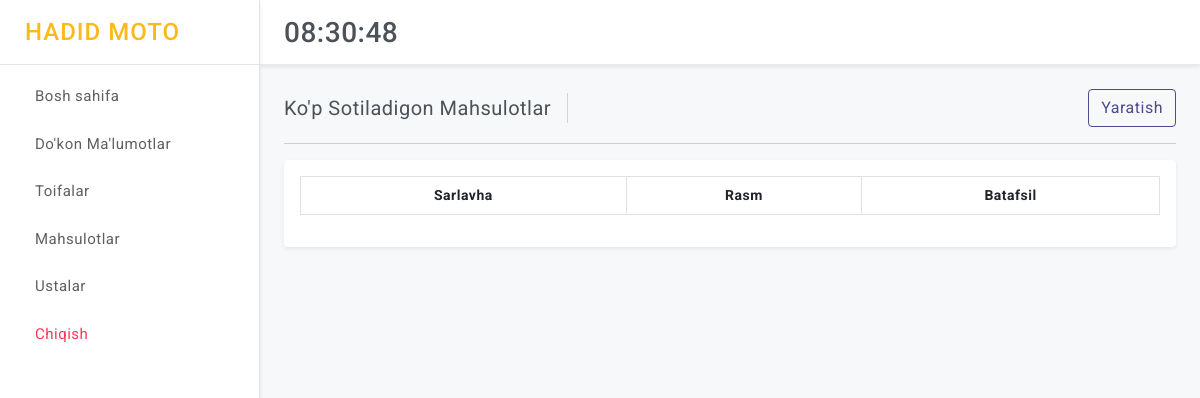
/sklad/popularcategories/ (signed in), run on an earlier commit of the app's database.
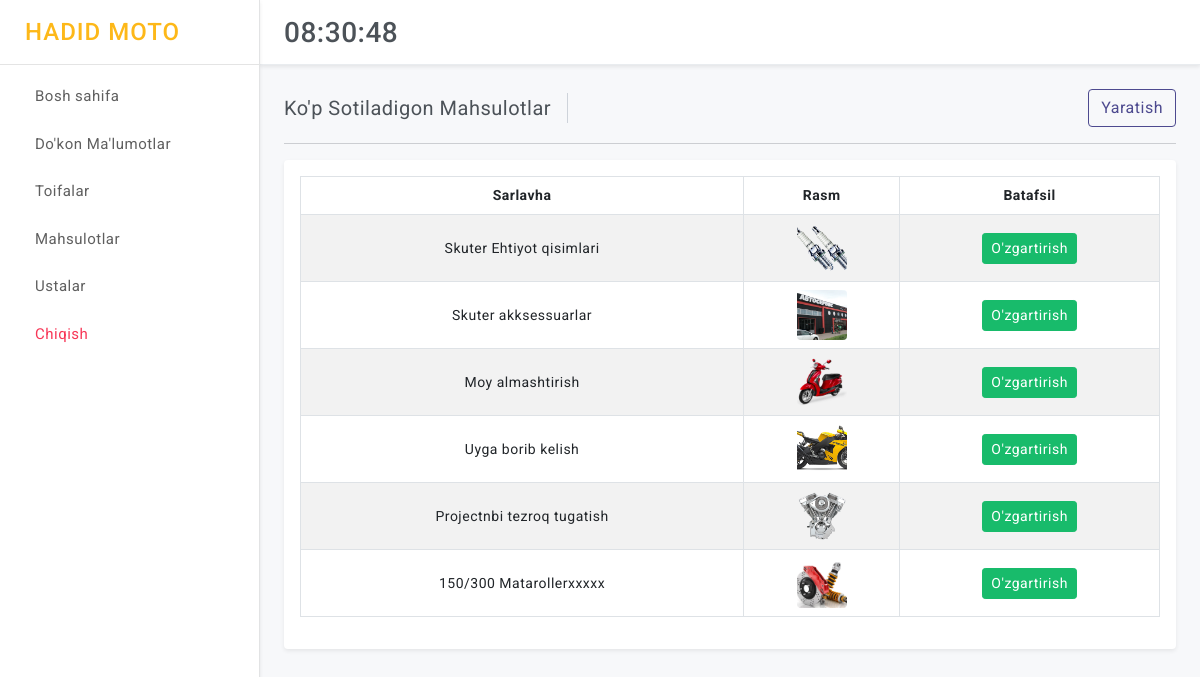
And on a later commit of the database.
### control/models.py (models this page shows, shortened)
class PopularCategory(models.Model):
    category = models.ForeignKey(Category, on_delete=models.CASCADE)
    image = ResizedImageField(size=[300, 300], quality=100, upload_to="popular_category/")

class Category(models.Model):
    title = models.CharField(max_length=250)
    priority = models.IntegerField(default=0)
    slug = models.CharField(max_length=250, default="")
    nav = models.BooleanField(default=False) # False bosa popular emas True bo'lsa popular
    available = models.BooleanField(default=True) # False bosa o'chgan
    is_active = models.BooleanField(default=True) # False bosa bloklangan
    class Meta:
        ordering = ('-priority',)

### control/views.py (the view)
# urls.py: path("popularcategories/", views.control_popularcategories_all, name="control_popularcategories_all"),
@login_required(login_url='login')
def control_popularcategories_all(request):
    popularcategories = PopularCategory.objects.all()
    categories = Category.objects.filter(available=True, is_active=True)
    context = {
        "base": base_context(request=request),
        "popularcategories":popularcategories
    }
    return render(request, "control/popularcategories/all.html", context)

### control/views.py (called while the page is built)
def base_context(request):
    try:
        code = request.build_absolute_uri().split('?')[1]
    except:
        code = None
    context = {
        "code": code
    }
    return context

### templates/control/popularcategories/all.html (shortened to what this page needs)
{% extends 'control/base.html' %}
{% load static %}
      {% block page_title %}Ko'p Sotiladigon Mahsulotlar{% endblock page_title %}
      {% block add %}
      <div class="ms-auto d-block">
        <div class="btn-group">
          <a href="{% url 'control_popularcategory_add' %}" class="btn btn-outline-primary d-block">Yaratish</a>
        </div>
      </div>
      {% endblock add %}
      {% block content %}
            <div class="card">
                <div class="card-body">
                    <div class="table-responsive">
                        <table id="example" class="table table-striped table-bordered" style="width:100%">
                            <thead>
                                <tr class="text-center">
                                    <th>Sarlavha</th>
                                    <th>Rasm</th>
                                    <th>Batafsil</th>
                                </tr>
                            </thead>
                            <tbody>
                                {% for popularcategory in popularcategories %}
                                <tr style="vertical-align: middle; text-align: center;">
                                    <td>{{ popularcategory.category.title }}</td>
                                    <td><img height="50" width="50"  class="rounded" src="{{popularcategory.image.url}}" alt="img_not_found" style="object-fit: cover;"></td>
                                    <td><a href="{% url 'control_popularcategory_detail' popularcategory.id  %}" class="btn btn-success btn-sm"> O'zgartirish </a></td>
                                </tr>
                                {% endfor %}
                            </tbody>
                        </table>
                    </div>
                </div>
            </div>
      {% endblock content %}

What changed in the data, as far as the page shows it:
added PopularCategory: category "Skuter Ehtiyot qisimlari", image (picture)
added PopularCategory: category "Skuter akksessuarlar", image (picture)
added PopularCategory: category "Moy almashtirish", image (picture)
added PopularCategory: category "Uyga borib kelish", image (picture)
added PopularCategory: category "Projectnbi tezroq tugatish", image (picture)
added PopularCategory: category "150/300 Matarollerxxxxx", image (picture)
